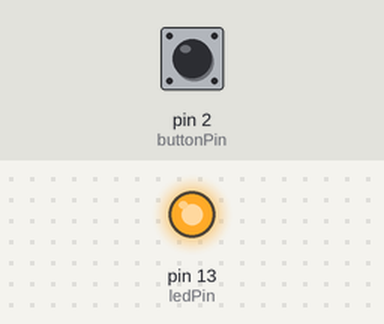
This sketch was run on a simulated Arduino Uno, built with avr-gcc and run on an emulated ATmega328P. On the bench: output pins drawn as LEDs (lit = HIGH). Inputs (shaded band) come from the test bench; at power-on: pin 2 (buttonPin) LOW.

Above: at 0.1 s.
Timing chart, 0 to 1.6 s (numbered marks = the images above):
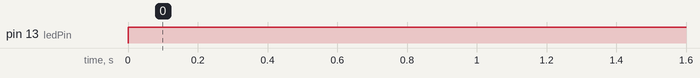

Measured:
- by itself, pin 13 (ledPin): LOW → HIGH at 0.00 s

The sketch:

gecici-anahtar-ile-led-kontrolu.ino
```cpp
/*
  Turns on and off a light emitting diode(LED) connected to digital
  pin 13, when pressing a pushbutton attached to pin 2.
*/
const int buttonPin = 2;//the number of the pushbutton
const int ledPin = 13;//the number of the LED pin
int buttonState = 0;//variable for reading the pushbutton status
void setup()
{
  pinMode(ledPin, OUTPUT);//initialize the LED pin as an output
  pinMode(buttonPin, INPUT);//initialize the pushbutton pin as an input
}
void loop() {
  //read the state of the pushbutton value
  buttonState = digitalRead(buttonPin);
  //check if the pushbutton is pressed
  //if it is, the buttonState is HIGH
  if(buttonState = HIGH)
    digitalWrite(ledPin, HIGH);//turn LED on
  else
    digitalWrite(ledPin, LOW);//turn LED off
}
```
